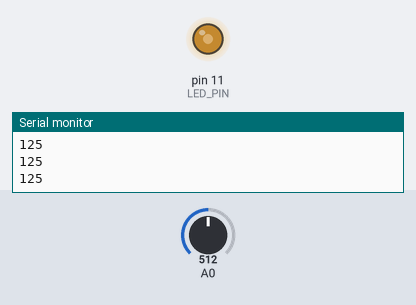
Recording of a sketch running on a simulated Arduino Uno, built with avr-gcc and run on an emulated ATmega328P. On the bench: output pins drawn as LEDs (lit = HIGH), the last lines printed to the serial monitor. The inputs (shaded band) are chosen by the test bench; at power-on: A0 = 512.

Above: at 1.2 s.
1.3 s: A0 set to 716
At 2.5 s:
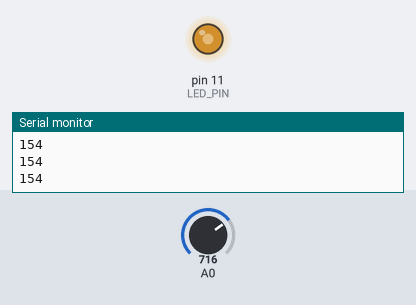
2.8 s: A0 set to 1023
At 4.0 s:
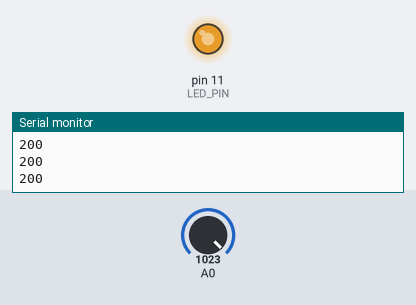
4.3 s: A0 set to 40
At 5.3 s:
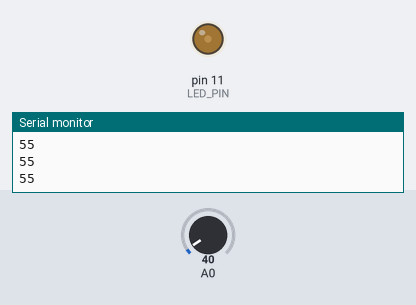
Timing chart, 0 to 7.3 s (numbered marks = the images above; inputs shaded):
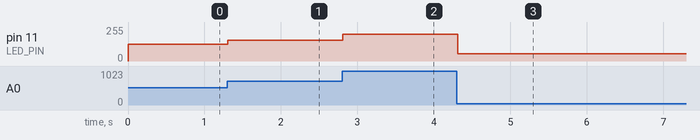

Measured:
- after the input at 1.3 s, pin 11 (LED_PIN): 125/255 → 154/255 at once
- after the input at 2.8 s, pin 11 (LED_PIN): 154/255 → 200/255 at once
- after the input at 4.3 s, pin 11 (LED_PIN): 200/255 → 55/255 at once

The sketch:

prog1_ex0404.ino
```cpp
/*prog1_ex0402 可変抵抗器でLEDの明るさ調整 ver.2*/
#define LED_PIN 11        //LEDが刺さっているピン
#define DUTY_MIN 50       //デューティー比の最小値（０－２５５）
#define DUTY_MAX 200      //デューティー比の最大値（０－２５５）

int volt_r=0;             //可変抵抗器の両端電圧を保管する場所
int duty=0.0;           // デューティー比（０．０－１．０）
void setup() {
  // put your setup code here, to run once:
pinMode(LED_PIN,OUTPUT);
Serial.begin(9600);
}

void loop() {
  // put your main code here, to run repeatedly:
volt_r=analogRead(A0);                                       //可変抵抗器の電圧を読み取り
duty=map(volt_r,0,1023,DUTY_MIN,DUTY_MAX);      //map関数で電圧をDUTYに変換
analogWrite(LED_PIN,duty);                              //可変抵抗器の電圧に応じてLEDの明るさを設定
Serial.println(duty);
delay(100);
}
```
